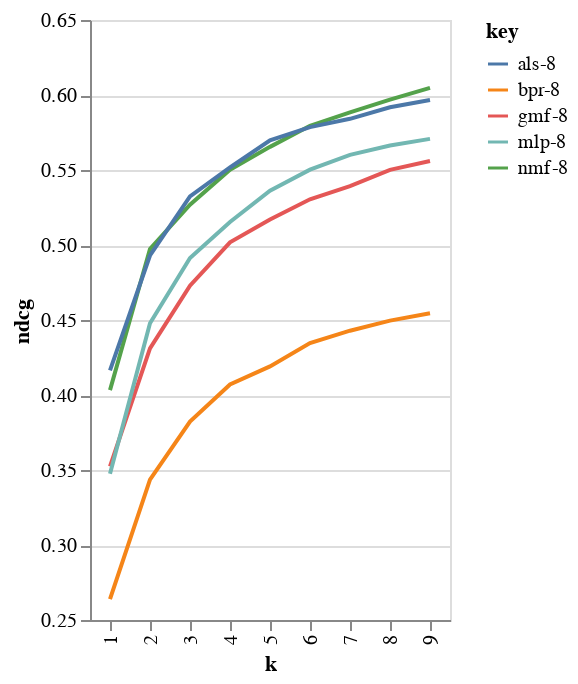

Notebook cell for this chart:
### Code cell
import altair as alt

results = load_results()

plot_best_stats(results, "ndcg")

### Figure 1 — Vega-Lite specification as saved in the notebook (floating-point values rounded to 4 significant figures)
{"config": {"view": {"continuousWidth": 400, "continuousHeight": 300}}, "data": {"name": "data-d29fe7cc7488a391462da5b0102419ec"}, "mark": "line", "encoding": {"color": {"type": "nominal", "field": "key"}, "x": {"type": "ordinal", "field": "k"}, "y": {"type": "quantitative", "field": "ndcg", "scale": {"zero": false}}}, "$schema": "https://vega.github.io/schema/vega-lite/v4.8.1.json", "datasets": {"data-d29fe7cc7488a391462da5b0102419ec": [{"k": 1, "ndcg": 0.3525, "key": "gmf-8"}, {"k": 2, "ndcg": 0.4311, "key": "gmf-8"}, {"k": 3, "ndcg": 0.4729, "key": "gmf-8"}, {"k": 4, "ndcg": 0.5018, "key": "gmf-8"}, {"k": 5, "ndcg": 0.517, "key": "gmf-8"}, {"k": 6, "ndcg": 0.5305, "key": "gmf-8"}, {"k": 7, "ndcg": 0.5392, "key": "gmf-8"}, {"k": 8, "ndcg": 0.5501, "key": "gmf-8"}, {"k": 9, "ndcg": 0.556, "key": "gmf-8"}, {"k": 1, "ndcg": 0.4033, "key": "nmf-8"}, {"k": 2, "ndcg": 0.4974, "key": "nmf-8"}, {"k": 3, "ndcg": 0.5269, "key": "nmf-8"}, {"k": 4, "ndcg": 0.5502, "key": "nmf-8"}, {"k": 5, "ndcg": 0.5654, "key": "nmf-8"}, {"k": 6, "ndcg": 0.5794, "key": "nmf-8"}, {"k": 7, "ndcg": 0.5885, "key": "nmf-8"}, {"k": 8, "ndcg": 0.5969, "key": "nmf-8"}, {"k": 9, "ndcg": 0.6048, "key": "nmf-8"}, {"k": 1, "ndcg": 0.4164, "key": "als-8"}, {"k": 2, "ndcg": 0.493, "key": "als-8"}, {"k": 3, "ndcg": 0.5324, "key": "als-8"}, {"k": 4, "ndcg": 0.5517, "key": "als-8"}, {"k": 5, "ndcg": 0.5698, "key": "als-8"}, {"k": 6, "ndcg": 0.5786, "key": "als-8"}, {"k": 7, "ndcg": 0.5841, "key": "als-8"}, {"k": 8, "ndcg": 0.5918, "key": "als-8"}, {"k": 9, "ndcg": 0.5967, "key": "als-8"}, {"k": 1, "ndcg": 0.3475, "key": "mlp-8"}, {"k": 2, "ndcg": 0.4479, "key": "mlp-8"}, {"k": 3, "ndcg": 0.4913, "key": "mlp-8"}, {"k": 4, "ndcg": 0.5153, "key": "mlp-8"}, {"k": 5, "ndcg": 0.5362, "key": "mlp-8"}, {"k": 6, "ndcg": 0.5503, "key": "mlp-8"}, {"k": 7, "ndcg": 0.5601, "key": "mlp-8"}, {"k": 8, "ndcg": 0.5663, "key": "mlp-8"}, {"k": 9, "ndcg": 0.5707, "key": "mlp-8"}, {"k": 1, "ndcg": 0.2639, "key": "bpr-8"}, {"k": 2, "ndcg": 0.3436, "key": "bpr-8"}, {"k": 3, "ndcg": 0.3823, "key": "bpr-8"}, {"k": 4, "ndcg": 0.407, "key": "bpr-8"}, {"k": 5, "ndcg": 0.419, "key": "bpr-8"}, {"k": 6, "ndcg": 0.4347, "key": "bpr-8"}, {"k": 7, "ndcg": 0.4429, "key": "bpr-8"}, {"k": 8, "ndcg": 0.4496, "key": "bpr-8"}, {"k": 9, "ndcg": 0.4545, "key": "bpr-8"}]}}
